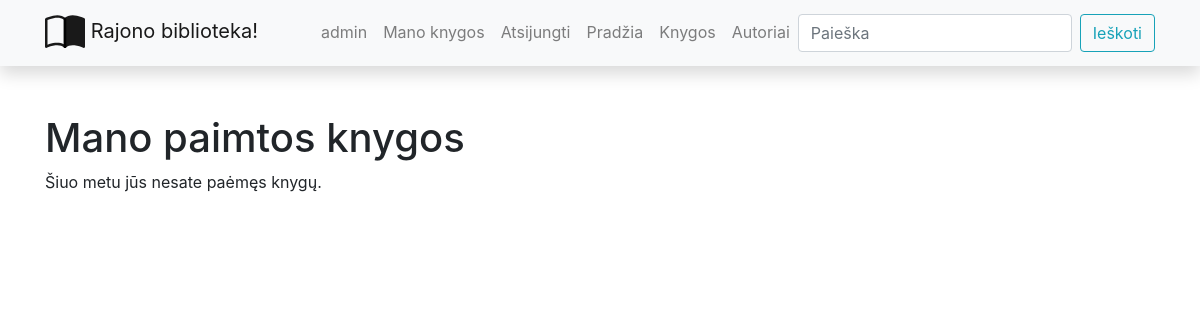
Page /library/mybooks/ (signed in) on the earlier database version.
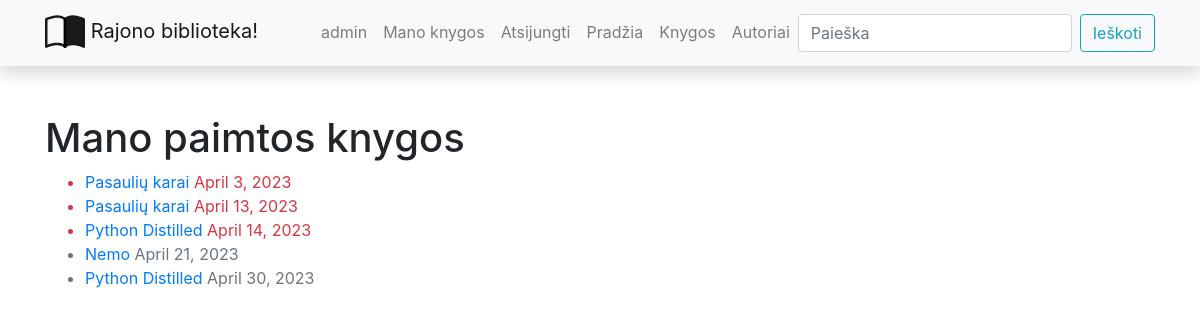
Same page on the later database version.
### library/models.py (models this page shows, shortened)
class BookInstance(models.Model):
    id = models.UUIDField(primary_key=True, default=uuid.uuid4, help_text="Unikalus ID leidinio kopijai")
    due_back = models.DateField("Bus prieinama", null=True, blank=True)
    LOAN_STATUS = (
        ('a', 'Administruojama'),
        ('p', 'Paimta'),
        ('g', 'Galima paimti'),
        ('r', 'Rezervuota')
    )
    status = models.CharField(
        "Statusas",
        max_length=1,
        choices=LOAN_STATUS,
        blank=True,
        default='a',
        help_text="Leidinio kopijos statusas"
    )
    book_id = models.ForeignKey(Book, on_delete=models.SET_NULL, null=True)
    reader = models.ForeignKey(User, on_delete=models.SET_NULL, null=True, blank=True)
    @property
    def is_overdue(self):
        if self.due_back and date.today() > self.due_back:
            return True
        else:
            return False
    class Meta:
        ordering = ['due_back']

class Book(models.Model):
    title = models.CharField("Pavadinimas", max_length=200)
    summary = models.TextField("Aprašymas", max_length=1000, help_text="Trumpas knygos aprašymas")
    isbn = models.CharField("ISBN",
                            max_length=13,
                            help_text="13 simbolių <a href='https://www.isbn-international.org/"
                                      "content/what-isbn'>ISBN kodas</a>")
    author_id = models.ForeignKey(Author, on_delete=models.SET_NULL, null=True, related_name='books_rn')
    genre_id = models.ManyToManyField("Genre", help_text="Išrinkite žanrą/us šiai knygai")
    cover = models.ImageField("Viršelis", upload_to="covers", null=True, blank=True)
    def display_genre(self):
        return ', '.join([genre.name for genre in self.genre_id.all()][:3])
    display_genre.short_description = 'Žanras'

### library/views.py (the view)
# urls.py: path("mybooks/", views.LoanedBooksByUserListView.as_view(), name='my-borrowed_n'),
class LoanedBooksByUserListView(LoginRequiredMixin, generic.ListView):
    model = BookInstance
    context_object_name = 'bookinstance_list'  # nebūtina, tokį pavadinimą kontekste django sukuria automatiškai
    template_name = 'user_books.html'
    paginate_by = 5
    def get_queryset(self):
        query = BookInstance.objects.filter(reader=self.request.user).filter(status__exact='p').order_by('due_back')
        return query

### library/templates/user_books.html
{% extends "base.html" %}
{% block content %}
<h1>Mano paimtos knygos</h1>
{% if bookinstance_list %}
<ul>
    {% for bookinst_obj in bookinstance_list %}
    <li class="{% if bookinst_obj.is_overdue %}text-danger{% else %}text-muted{% endif %}">
        <a href="{% url 'book-detail_n' bookinst_obj.book_id.id %}">{{ bookinst_obj.book_id.title}}</a>
        {{ bookinst_obj.due_back }}
    </li>
    {% endfor %}
</ul>
{% else %}
<p>Šiuo metu jūs nesate paėmęs knygų.</p>
{% endif %}
{% endblock %}

Differences in the rows shown:
now on this page (row edited): BookInstance: book_id "Pasaulių karai", due_back "April 3, 2023"
now on this page (row edited): BookInstance: book_id "Pasaulių karai", due_back "April 13, 2023"
now on this page (row edited): BookInstance: book_id "Python Distilled", due_back "April 14, 2023"
added BookInstance: book_id "Nemo", due_back "April 21, 2023"
now on this page (row edited): BookInstance: book_id "Python Distilled", due_back "April 30, 2023"
Other differences:
text no longer shown: "Šiuo metu jūs nesate paėmęs knygų."
